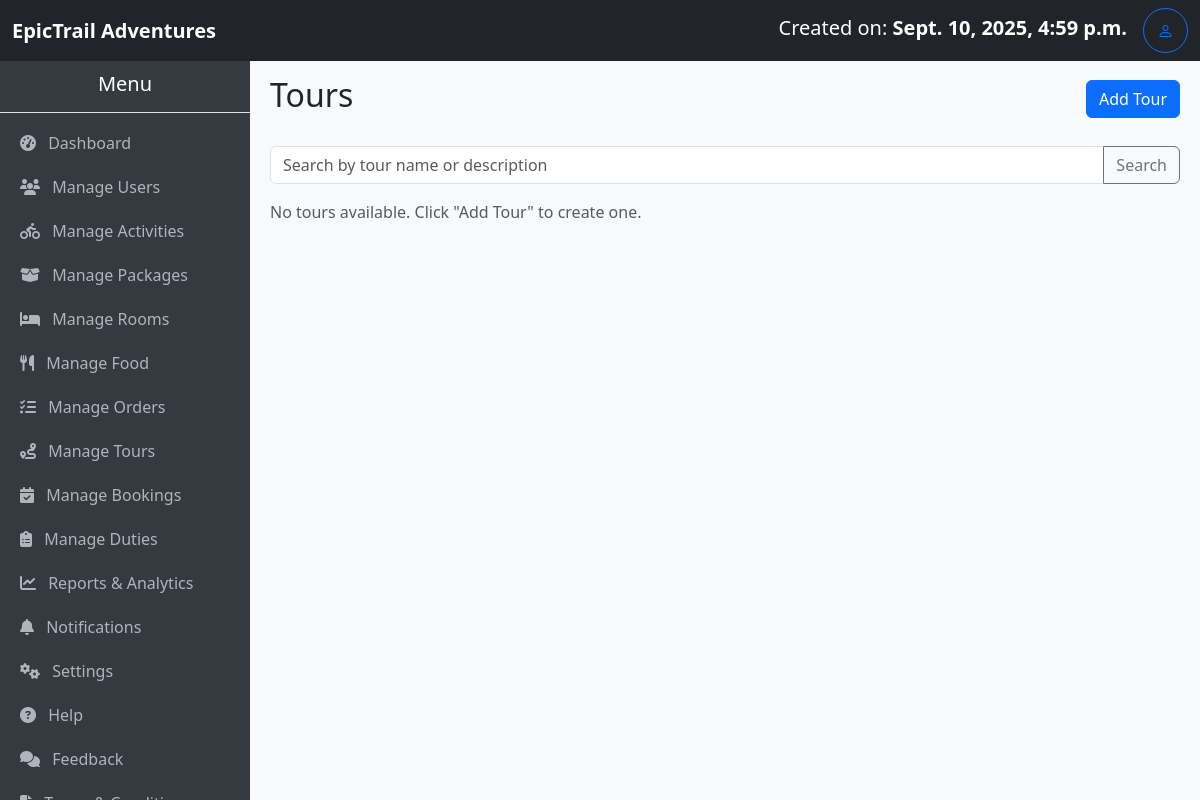
Before: /tours/ (signed in) with the older database file.
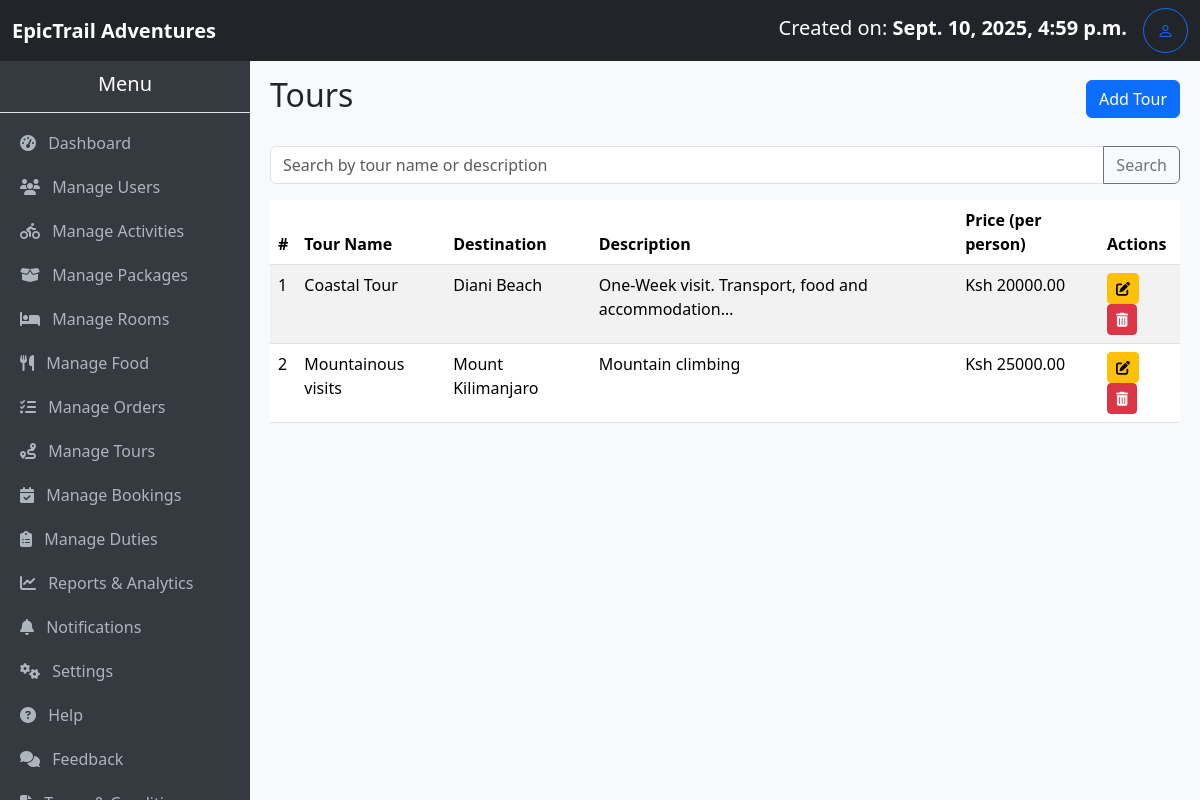
After: the same page with the newer database file.
### myApp/models.py (models this page shows, shortened)
class Tour(models.Model):
    name = models.CharField(max_length=100)
    destination = models.CharField(max_length=100, null=True)
    description = models.TextField()
    price_per_person = models.DecimalField(max_digits=10, decimal_places=2)
    image = models.ImageField(upload_to='room_images/', blank=True, null=True)

### myApp/views.py (the view)
# urls.py: path('tours/', views.tours, name='tours'),
@login_required
@user_passes_test(lambda u: u.is_staff or u.is_superuser)
def tours(request):
    tours = Tour.objects.all()
    return render(request, 'tours.html', {'tours': tours})

### myApp/context_processors.py (called while the page is built)
def total_users(request):
    return {'total_users': User.objects.count()}

def total_bookings(request):
    return {'total_bookings': Booking.objects.count()}

def total_amount(request):
    total = 0
    if request.user.is_authenticated:
        bookings = Booking.objects.all()#filter(user=request.user)
        total = sum(booking.amount_required for booking in bookings)
    return {'total_amount': total}

def total_cost(request):
    if not request.user.is_authenticated:
        return {
            'user_bookings': [],
            'user_total_amount': 0,
        }
    bookings = Booking.objects.filter(user=request.user).prefetch_related(
        'activities', 'packages', 'rooms', 'food', 'tours'
    )
    total_amount = sum(b.amount_required for b in bookings)
    return {
        'user_bookings': bookings,
        'user_total_amount': total_amount,
    }

### myApp/models.py (called while the page is built)
    @property
    def nights_spent(self):
        if self.check_in and self.check_out:
            nights = (self.check_out - self.check_in).days
            return nights if nights > 0 else 1  # Minimum of 1 night for same-day bookings
        return 1

### myApp/templates/tours.html
{% extends 'base.admin.html' %} {% block title %}Tours{% endblock %} {% block content %}
<div class="d-flex justify-content-between align-items-center mb-4">
    <h2>Tours</h2>
    <a href="{% url 'add_tour' %}" class="btn btn-primary">Add Tour</a>
</div>
<form method="GET" class="mb-3">
    <div class="input-group">
        <input type="text" name="q" value="{{ request.GET.q }}" class="form-control" placeholder="Search by tour name or description">
        <button class="btn btn-outline-secondary" type="submit">Search</button>
    </div>
</form>
{% if tours %}
<table class="table table-striped">
    <thead>
        <tr>
            <th>#</th>
            <th>Tour Name</th>
            <th>Destination</th>
            <th>Description</th>
            <th>Price (per person)</th>
            <th>Actions</th>
        </tr>
    </thead>
    <tbody>
        {% for tour in tours %}
        <tr>
            <td>{{ forloop.counter }}</td>
            <td>{{ tour.name }}</td>
            <td>{{ tour.destination }}</td>
            <td>{{ tour.description|truncatechars:50 }}</td>
            <td>Ksh {{ tour.price_per_person }}</td>
            <td>
                <a href="{% url 'edit_tour' tour.id %}" class="btn btn-warning btn-sm"><i class="fas fa-edit"></i></a>
                <a href="{% url 'delete_tour' tour.id %}" class="btn btn-danger btn-sm" onclick="return confirm('Are you sure you want to delete this activity?')">
                    <i class="fas fa-trash-alt"></i>
                </a>
            </td>
        </tr>
        {% endfor %}
    </tbody>
</table>
{% else %}
<p class="text-muted">No tours available. Click "Add Tour" to create one.</p>
{% endif %} {% endblock %}

Changed rows visible on the page:
added Tour: name "Coastal Tour", destination "Diani Beach", description "One-Week visit. Transport, food and accommodation…", price_per_person "20000.00"
added Tour: name "Mountainous visits", destination "Mount Kilimanjaro", description "Mountain climbing", price_per_person "25000.00"
Other visible differences:
text no longer shown: "No tours available. Click \"Add Tour\" to create one."
text now shown: "# Tour Name Destination Description Price (per person) Actions"
